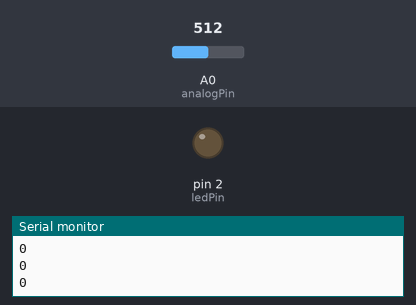
Simulated run of this sketch. Board: Arduino Uno, built with avr-gcc and run on an emulated ATmega328P. On the bench: output pins drawn as LEDs (lit = HIGH), the last lines printed to the serial monitor. Inputs (shaded band) come from the test bench; at power-on: A0 (analogPin) = 512.

Above: at 1.2 s.
1.3 s: A0 (analogPin) set to 0
At 1.8 s:
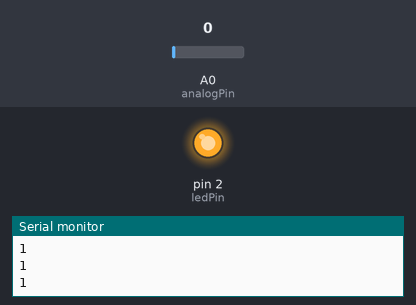
2.8 s: A0 (analogPin) set to 110
At 3.5 s:
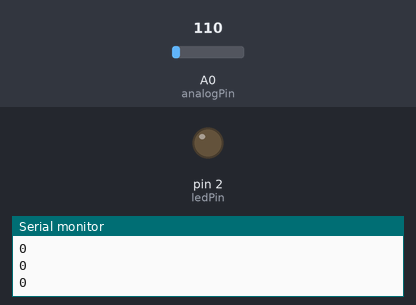
Timing chart, 0 to 5.8 s (numbered marks = the images above; inputs shaded):
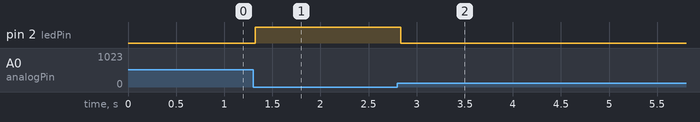

Measured:
- after the input at 1.3 s, pin 2 (ledPin): LOW → HIGH at once
- after the input at 2.8 s, pin 2 (ledPin): HIGH → LOW at once

The sketch:

Lab2_Arduino.ino
```cpp
int analogPin = A0;
int ledPin = 2;
int val = 0;
int average = 0;
long sum = 0;
void setup(){
   Serial.begin(9600);
   pinMode(ledPin, OUTPUT);
}

void loop(){
  for(int i=0; i<100; i++){
    val = analogRead(analogPin);
    sum = sum + val;
  }
  average = sum / 100;


  if(average == 0){
    digitalWrite(ledPin, HIGH);
    Serial.println("1");
  }else{
    digitalWrite(ledPin, LOW);
    Serial.println("0");
  }
  sum = 0;
  delay(30);
}
```
